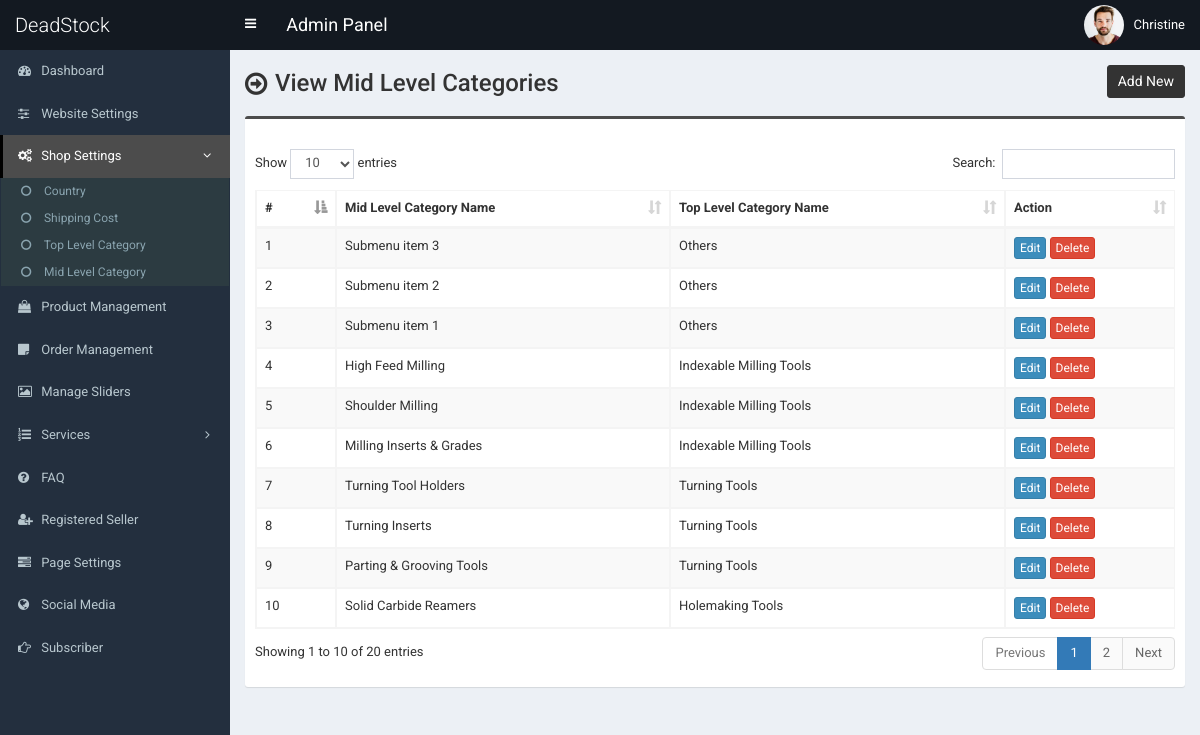
The app's page /payment/admin/mid-category.php (signed in) with its own data.
### tables this page shows
CREATE TABLE `tbl_mid_category` (
  `mcat_id` int(11) NOT NULL,
  `mcat_name` varchar(255) NOT NULL,
  `tcat_id` int(11) NOT NULL
);

CREATE TABLE `tbl_top_category` (
  `tcat_id` int(11) NOT NULL,
  `tcat_name` varchar(255) NOT NULL,
  `show_on_menu` int(1) NOT NULL
);

### payment/admin/mid-category.php (the view, shortened to what this page needs)
<?php require_once('header.php'); ?>
<section class="content-header">
	<div class="content-header-left">
		<h1>View Mid Level Categories</h1>
	</div>
	<div class="content-header-right">
		<a href="mid-category-add.php" class="btn btn-primary btn-sm">Add New</a>
	</div>
</section>
<section class="content">
  <div class="row">
    <div class="col-md-12">
      <div class="box box-info">
        <div class="box-body table-responsive">
          <table id="example1" class="table table-bordered table-hover table-striped">
			<thead>
			    <tr>
			        <th>#</th>
			        <th>Mid Level Category Name</th>
                    <th>Top Level Category Name</th>
			        <th>Action</th>
			    </tr>
			</thead>
            <tbody>
            	<?php
            	$i=0;
            	$statement = $pdo->prepare("SELECT *
                                    FROM tbl_mid_category t1
                                    JOIN tbl_top_category t2
                                    ON t1.tcat_id = t2.tcat_id
                                    ORDER BY t1.mcat_id DESC");
            	$statement->execute();
            	$result = $statement->fetchAll(PDO::FETCH_ASSOC);
            	foreach ($result as $row) {
            		$i++;
            		?>
					<tr>
	                    <td><?php echo $i; ?></td>
	                    <td><?php echo $row['mcat_name']; ?></td>
                        <td><?php echo $row['tcat_name']; ?></td>
	                    <td>
	                        <a href="mid-category-edit.php?id=<?php echo $row['mcat_id']; ?>" class="btn btn-primary btn-xs">Edit</a>
	                        <a href="#" class="btn btn-danger btn-xs" data-href="mid-category-delete.php?id=<?php echo $row['mcat_id']; ?>" data-toggle="modal" data-target="#confirm-delete">Delete</a>
	                    </td>
	                </tr>
            		<?php
            	}
            	?>
            </tbody>
          </table>
        </div>
      </div>
</section>
<?php require_once('footer.php'); ?>

### payment/admin/style.css (style rules this page uses)
body { font-size: 13px; font-family: "Roboto", sans-serif; }
.content-header > h1, .content-header .content-header-left h1 { font-family: "Roboto", sans-serif; }
.box-info { padding-top: 20px; }
.content-header { overflow: hidden; }
.content-header .content-header-left { float: left; padding-top: 5px; }
.content-header .content-header-right { float: right; }
.content-header .content-header-left h1 { margin-top: 0; margin-bottom: 0; padding-left: 30px; padding-bottom: 5px; font-size: 24px; position: relative; }
.content-header .content-header-left h1:before { position: absolute; top: 0; left: 0; font-family: "FontAwesome", sans-serif; font-size: 26px; content: "\f18e"; }
.content-header .content-header-right a { position: relative; font-size: 14px; }
.box.box-info { border-top-color: #4c4c4c; }
.content-header .content-header-right a { background-color: #333333; border-color: #333333; }

### records on screen
tbl_mid_category: mcat_name "Submenu item 3", tcat.tcat_name "Others"
tbl_mid_category: mcat_name "Submenu item 2", tcat.tcat_name "Others"
tbl_mid_category: mcat_name "Submenu item 1", tcat.tcat_name "Others"
tbl_mid_category: mcat_name "High Feed Milling", tcat.tcat_name "Indexable Milling Tools"
tbl_mid_category: mcat_name "Shoulder Milling", tcat.tcat_name "Indexable Milling Tools"
tbl_mid_category: mcat_name "Milling Inserts & Grades", tcat.tcat_name "Indexable Milling Tools"
tbl_mid_category: mcat_name "Turning Tool Holders", tcat.tcat_name "Turning Tools"
tbl_mid_category: mcat_name "Turning Inserts", tcat.tcat_name "Turning Tools"
tbl_mid_category: mcat_name "Parting & Grooving Tools", tcat.tcat_name "Turning Tools"
tbl_mid_category: mcat_name "Solid Carbide Reamers", tcat.tcat_name "Holemaking Tools"

### other values on screen
$_SESSION['user']['full_name'] "Christine"
